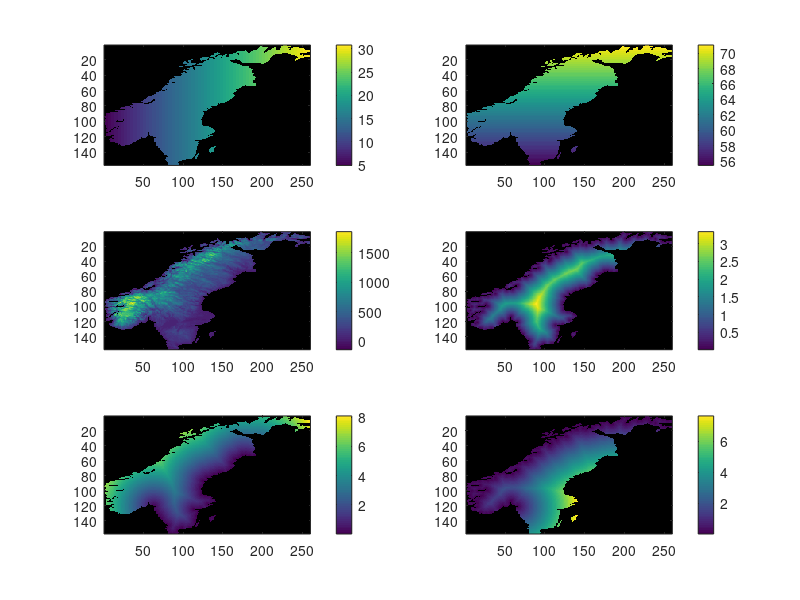
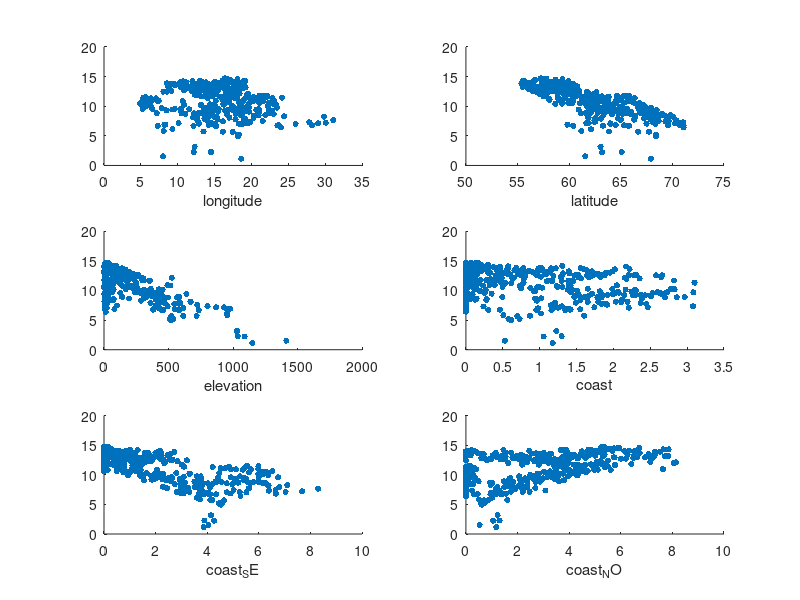

These charts were generated, in order, by the following MATLAB code: (Note: this script raises an error after producing the figures.)
%% load data
load HA1_temp_2015_06
%points inside of Sweden (i.e. not nan)
I_land = ~any(isnan(X_grid),2);
%reshape grid to images
X_img = reshape(X_grid, sz(1), sz(2), []);
I_img = reshape(I_land, sz);

%% Data Visualization

longitude = reshape(X_grid(:,1),sz);
latitude = reshape(X_grid(:,2),sz);
elevation = reshape(X_grid(:,3),sz);
coast = reshape(X_grid(:,4),sz);
coast_SE = reshape(X_grid(:,5),sz);
coast_NO = reshape(X_grid(:,6),sz);

figure(1);
title('Data');
subplot(3,2,1);
imagesc(longitude);
colorbar;
subplot(3,2,2);
imagesc(latitude);
colorbar;
subplot(3,2,3);
imagesc(elevation);
colorbar;
subplot(3,2,4);
imagesc(coast);
colorbar;
subplot(3,2,5);
imagesc(coast_SE);
colorbar;
subplot(3,2,6);
imagesc(coast_NO);
colorbar;


%plotting diffrent correlations
figure(2), subplot(3,2,1);
title('Kovarians');
scatter(X(:,1),Y,20,'filled');
xlabel('longitude');
subplot(3,2,2);
scatter(X(:,2),Y,20,'filled');
xlabel('latitude');
subplot(3,2,3);
scatter(X(:,3),Y,20,'filled');
xlabel('elevation');
subplot(3,2,4);
scatter(X(:,4),Y,20,'filled');
xlabel('coast');
subplot(3,2,5);
scatter(X(:,5),Y,20,'filled');
xlabel('coast_SE');
subplot(3,2,6);
scatter(X(:,6),Y,20,'filled');
xlabel('coast_NO');

%% BHAT
Y_nb = Y-(X(:,4).*Y);
cd = X(:,4);
figure(3), scatter(X_coast,Y_nb, 20, 'filled');
bhat = (cd.'*cd) \ (cd.'*Y_nb);
